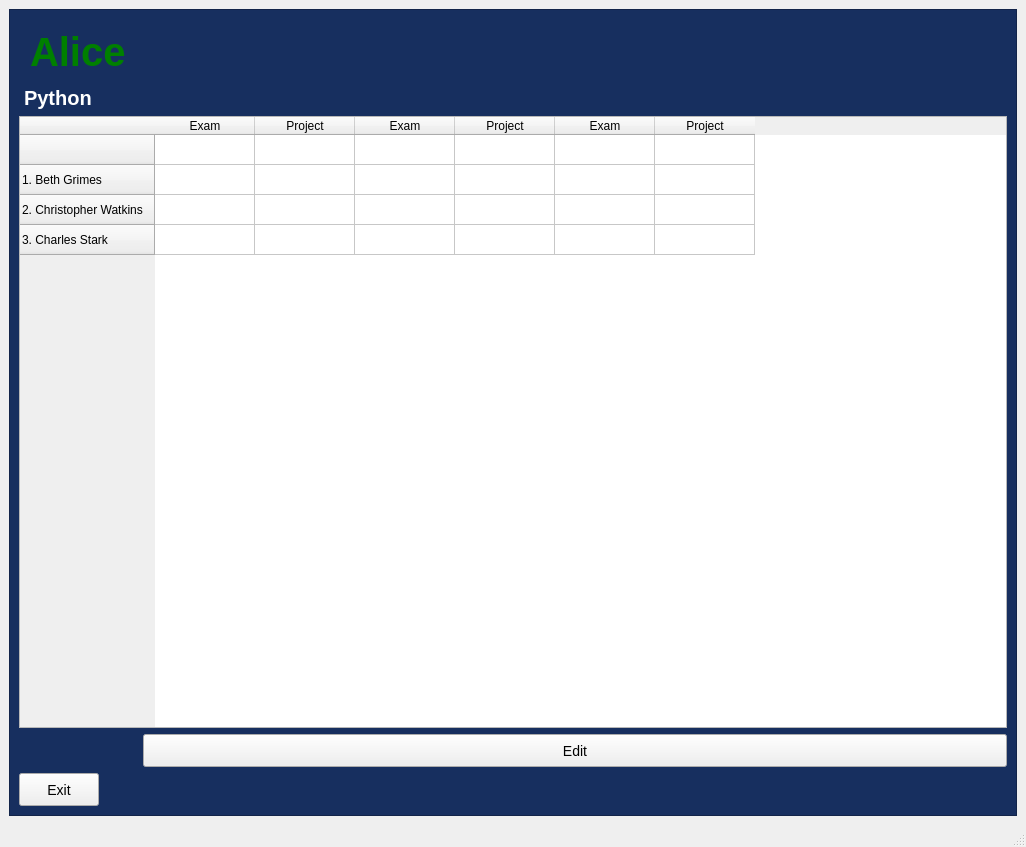
<?xml version="1.0" encoding="UTF-8"?>
<ui version="4.0">
 <class>MainWindow</class>
 <widget class="QMainWindow" name="MainWindow">
  <property name="geometry">
   <rect>
    <x>0</x>
    <y>0</y>
    <width>1026</width>
    <height>847</height>
   </rect>
  </property>
  <property name="windowTitle">
   <string>MainWindow</string>
  </property>
  <property name="styleSheet">
   <string notr="true">#teaframe1{
background-color:#172F5F;
}

#tealabel{
font-size:40px;
font-weight:bold;
margin-top:10px;
color:green;
}

#pylabel{
font-size:20px;
font-weight:bold;
margin-top:5px;
color:white;
}


#editbtnpy{
height:25px;
widht:15px;
font-size:14px;
}

#editbtnpy:hover{
border:2px solid green;
color:green;
background-color:white;
}


#alexitbtn{
height:25px;
widht:15px;
font-size:14px;
}

#alexitbtn:hover{
border:2px solid green;
color:green;
background-color:white;
}

</string>
  </property>
  <widget class="QWidget" name="centralwidget">
   <layout class="QGridLayout" name="gridLayout">
    <item row="1" column="0">
     <widget class="QFrame" name="teaframe1">
      <property name="frameShape">
       <enum>QFrame::StyledPanel</enum>
      </property>
      <property name="frameShadow">
       <enum>QFrame::Raised</enum>
      </property>
      <layout class="QFormLayout" name="formLayout">
       <item row="0" column="0">
        <widget class="QLabel" name="tealabel">
         <property name="text">
          <string>Alice</string>
         </property>
        </widget>
       </item>
       <item row="1" column="0">
        <widget class="QLabel" name="pylabel">
         <property name="text">
          <string>Python</string>
         </property>
        </widget>
       </item>
       <item row="2" column="0" colspan="2">
        <widget class="QTableWidget" name="pytable">
         <property name="enabled">
          <bool>true</bool>
         </property>
         <row>
          <property name="text">
           <string/>
          </property>
         </row>
         <row>
          <property name="text">
           <string>1. Beth Grimes</string>
          </property>
         </row>
         <row>
          <property name="text">
           <string>2. Christopher Watkins</string>
          </property>
         </row>
         <row>
          <property name="text">
           <string>3. Charles Stark</string>
          </property>
         </row>
         <column>
          <property name="text">
           <string>Exam</string>
          </property>
         </column>
         <column>
          <property name="text">
           <string>Project</string>
          </property>
         </column>
         <column>
          <property name="text">
           <string>Exam</string>
          </property>
         </column>
         <column>
          <property name="text">
           <string>Project</string>
          </property>
         </column>
         <column>
          <property name="text">
           <string>Exam</string>
          </property>
         </column>
         <column>
          <property name="text">
           <string>Project</string>
          </property>
         </column>
        </widget>
       </item>
       <item row="3" column="1">
        <widget class="QPushButton" name="editbtnpy">
         <property name="text">
          <string>Edit</string>
         </property>
        </widget>
       </item>
       <item row="5" column="0">
        <widget class="QPushButton" name="alexitbtn">
         <property name="text">
          <string>Exit</string>
         </property>
        </widget>
       </item>
      </layout>
     </widget>
    </item>
   </layout>
  </widget>
  <widget class="QStatusBar" name="statusbar"/>
 </widget>
 <resources/>
 <connections/>
</ui>
